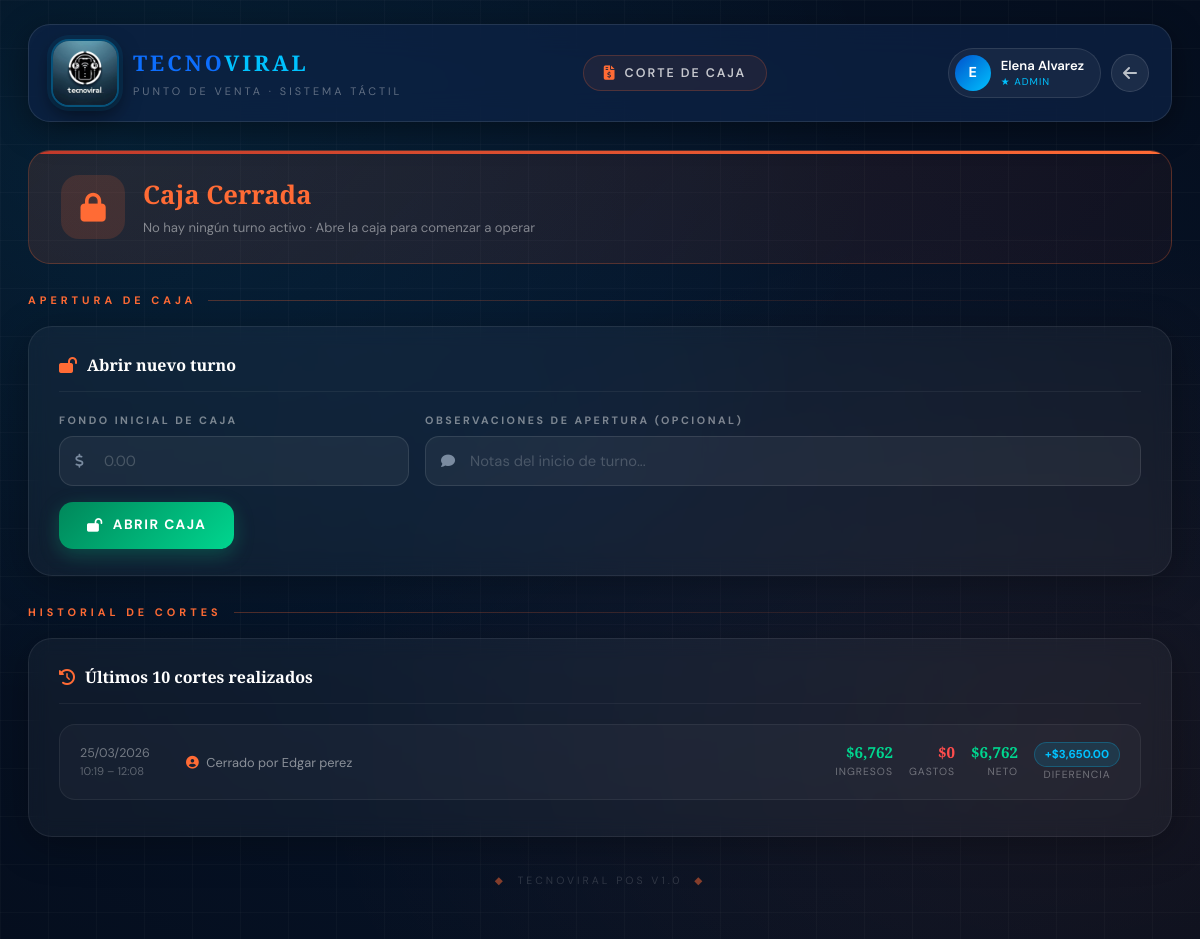
/electronica_bd/corte_caja.php (signed in), run on the app's committed database.
### tables this page shows
CREATE TABLE `cortes_caja` (
  `id` int(11) NOT NULL,
  `id_usuario` int(11) DEFAULT NULL,
  `fecha_apertura` datetime NOT NULL,
  `fecha_cierre` datetime DEFAULT NULL,
  `monto_inicial` decimal(10,2) NOT NULL,
  `monto_final` decimal(10,2) DEFAULT NULL,
  `total_ventas` decimal(10,2) DEFAULT 0.00,
  `total_gastos` decimal(10,2) DEFAULT 0.00,
  `diferencia` decimal(10,2) DEFAULT NULL,
  `observaciones` text DEFAULT NULL,
  `id_usuario_cierre` int(11) DEFAULT NULL,
  `efectivo_real` decimal(10,2) DEFAULT 0.00,
  `efectivo_esperado` decimal(10,2) DEFAULT 0.00,
  `observaciones_cierre` text DEFAULT NULL
);

CREATE TABLE `usuarios` (
  `id` int(11) NOT NULL,
  `nombre` varchar(50) NOT NULL,
  `apellido_paterno` varchar(50) NOT NULL,
  `apellido_materno` varchar(50) DEFAULT NULL,
  `direccion` text NOT NULL,
  `telefono` varchar(15) NOT NULL,
  `email` varchar(100) NOT NULL,
  `nombre_usuario` varchar(50) NOT NULL,
  `contrasena` varchar(255) NOT NULL,
  `rol` enum('vendedor','supervisor','administrador') DEFAULT 'vendedor',
  `fecha_registro` timestamp NOT NULL DEFAULT current_timestamp(),
  `activo` tinyint(1) DEFAULT 1
);

### electronica_bd/corte_caja.php (the view, shortened to what this page needs)
<?php
require_once 'conexion.php';
$user_nombre = $_SESSION['user_nombre'];
$user_rol    = $_SESSION['user_rol'];
$cols_result = mysqli_query($conn, "SHOW COLUMNS FROM cortes_caja");
$cols_exist  = [];
while ($col = mysqli_fetch_assoc($cols_result)) $cols_exist[] = $col['Field'];
$col_user_ap  = in_array('id_usuario_apertura', $cols_exist) ? 'id_usuario_apertura' : 'id_usuario';
$col_user_cl  = in_array('id_usuario_cierre',   $cols_exist) ? 'id_usuario_cierre'   : $col_user_ap;
$col_fondo    = in_array('fondo_inicial',        $cols_exist) ? 'fondo_inicial'        : 'monto_inicial';
$col_tv       = in_array('total_ventas',         $cols_exist) ? 'total_ventas'         : 'total_ingresos';
$col_ereal    = in_array('efectivo_real',        $cols_exist) ? 'efectivo_real'        : 'monto_real';
$col_eesper   = in_array('efectivo_esperado',    $cols_exist) ? 'efectivo_esperado'    : 'monto_esperado';
$col_fap      = in_array('fecha_apertura',       $cols_exist) ? 'fecha_apertura'       : 'fecha_inicio';
$col_fcl      = in_array('fecha_cierre',         $cols_exist) ? 'fecha_cierre'         : 'fecha_fin';
$q_caja = mysqli_query($conn, "SELECT * FROM cortes_caja WHERE $col_fcl IS NULL ORDER BY $col_fap DESC LIMIT 1");
$caja   = mysqli_fetch_assoc($q_caja);
$q_historial = mysqli_query($conn,
    "SELECT c.*,
            ua.nombre as nombre_apertura, ua.apellido_paterno as ap_apertura,
            uc.nombre as nombre_cierre,   uc.apellido_paterno as ap_cierre
     FROM cortes_caja c
     LEFT JOIN usuarios ua ON c.$col_user_ap = ua.id
     LEFT JOIN usuarios uc ON c.$col_user_cl = uc.id
     WHERE c.$col_fcl IS NOT NULL
     ORDER BY c.$col_fcl DESC
     LIMIT 10"
);
$historial = [];
while ($r = mysqli_fetch_assoc($q_historial)) {
    $r['fecha_apertura']     = $r[$col_fap]    ?? $r['fecha_apertura']    ?? null;
    $r['fecha_cierre']       = $r[$col_fcl]    ?? $r['fecha_cierre']      ?? null;
    $r['fondo_inicial']      = $r[$col_fondo]  ?? $r['fondo_inicial']     ?? 0;
    $r['total_ventas']       = $r[$col_tv]     ?? $r['total_ventas']      ?? 0;
    $r['total_gastos']       = $r['total_gastos'] ?? 0;
    $r['efectivo_real']      = $r[$col_ereal]  ?? $r['efectivo_real']     ?? 0;
    $r['efectivo_esperado']  = $r[$col_eesper] ?? $r['efectivo_esperado'] ?? 0;
    $r['diferencia']         = $r['diferencia'] ?? 0;
    $historial[] = $r;
}
?>
<!DOCTYPE html>
<html lang="es">
<head>
    <link href="https://cdn.jsdelivr.net/npm/bootstrap@5.3.2/dist/css/bootstrap.min.css" rel="stylesheet">
    <link href="https://cdnjs.cloudflare.com/ajax/libs/font-awesome/6.5.0/css/all.min.css" rel="stylesheet">
</head>
<body>
<div class="bg-canvas"></div>
<div class="bg-grid"></div>
<div class="page-wrap">
    <div class="topbar anim anim-1">
        <a href="menu_principal.php" class="brand-row" style="text-decoration:none;">
            <img src="imagenes/logoe.jpeg" alt="TecnoViral" class="logo-img"
                 onerror="this.src='https://placehold.co/68x68/0052cc/fff?text=TV'">
            <div>
                <div class="brand-name">TECNO<span>VIRAL</span></div>
                <div class="brand-sub">Punto de Venta · Sistema Táctil</div>
            </div>
        </a>
        <div class="page-pill">
            <i class="fas fa-file-invoice-dollar"></i>
            <span>Corte de Caja</span>
        </div>
        <div style="display:flex;align-items:center;gap:10px;">
            <div class="user-chip">
                <div class="user-avatar"><?php echo strtoupper(substr($user_nombre,0,1)); ?></div>
                <div>
                    <div class="u-name"><?php echo htmlspecialchars($user_nombre); ?></div>
                    <div class="u-role"><?php echo $user_rol == 'administrador' ? '★ Admin' : 'Vendedor'; ?></div>
                </div>
            </div>
            <a href="menu_principal.php" class="btn-back"><i class="fas fa-arrow-left"></i></a>
        </div>
    </div>
    <div class="estado-banner <?php echo $caja ? 'abierta' : 'cerrada'; ?> anim anim-1">
        <div style="display:flex;align-items:center;gap:18px;">
            <div class="estado-ico">
                <i class="fas fa-<?php echo $caja ? 'lock-open' : 'lock'; ?>"></i>
            </div>
            <div>
                <div class="estado-title"><?php echo $caja ? 'Caja Abierta' : 'Caja Cerrada'; ?></div>
                <div class="estado-sub">
                    <?php if ($caja): ?>
                        Turno iniciado el <?php echo date('d/m/Y \a \l\a\s H:i', strtotime($caja['fecha_apertura'])); ?>
                    <?php else: ?>
                        No hay ningún turno activo · Abre la caja para comenzar a operar
                    <?php endif; ?>
                </div>
            </div>
        </div>
    </div>
    <?php if (!$caja): ?>
    <div class="section-head anim anim-3" style="margin-top:28px;">
        <div class="s-label">Apertura de caja</div>
        <div class="s-line"></div>
    </div>
    <div class="glass-card anim anim-3">
        <div class="card-title"><i class="fas fa-lock-open"></i> Abrir nuevo turno</div>
        <form method="POST" action="">
            <div class="row g-3">
                <div class="col-md-4">
                    <label class="field-label">Fondo inicial de caja</label>
                    <div class="field-wrap">
                        <i class="fas fa-dollar-sign f-ico"></i>
                        <input type="number" name="fondo_inicial" step="0.01" min="0" required placeholder="0.00">
                    </div>
                </div>
                <div class="col-md-8">
                    <label class="field-label">Observaciones de apertura (opcional)</label>
                    <div class="field-wrap">
                        <i class="fas fa-comment f-ico"></i>
                        <input type="text" name="observaciones_apertura" placeholder="Notas del inicio de turno...">
                    </div>
                </div>
            </div>
            <div class="mt-3">
                <button type="submit" class="btn-tv btn-open">
                    <i class="fas fa-lock-open"></i> Abrir Caja
                </button>
            </div>
        </form>
    </div>
    <?php endif;  ?>
    <?php if (!empty($historial)): ?>
    <div class="section-head anim anim-4" style="margin-top:28px;">
        <div class="s-label">Historial de cortes</div>
        <div class="s-line"></div>
    </div>
    <div class="glass-card anim anim-4">
        <div class="card-title"><i class="fas fa-clock-rotate-left"></i> Últimos 10 cortes realizados</div>
        <?php foreach ($historial as $h):
            $dif_h = floatval($h['diferencia']);
            $neto_h = floatval($h['total_ventas']) - floatval($h['total_gastos']);
        ?>
        <div class="hist-item">
            <div>
                <div class="hist-fecha"><?php echo date('d/m/Y', strtotime($h['fecha_cierre'])); ?></div>
                <div style="font-size:.7rem;color:rgba(255,255,255,.3);"><?php echo date('H:i', strtotime($h['fecha_apertura'])); ?> – <?php echo date('H:i', strtotime($h['fecha_cierre'])); ?></div>
            </div>
            <div class="hist-rango">
                <div style="font-size:.8rem;color:rgba(255,255,255,.5);">
                    <i class="fas fa-user-circle me-1" style="color:var(--caja-color);"></i>
                    Cerrado por <?php echo htmlspecialchars($h['nombre_cierre'] . ' ' . $h['ap_cierre']); ?>
                </div>
            </div>
            <div class="hist-vals">
                <div class="hv-item">
                    <div class="hv-val" style="color:var(--success);">$<?php echo number_format($h['total_ventas'], 0); ?></div>
                    <div class="hv-lbl">Ingresos</div>
                </div>
                <div class="hv-item">
                    <div class="hv-val" style="color:var(--danger);">$<?php echo number_format($h['total_gastos'], 0); ?></div>
                    <div class="hv-lbl">Gastos</div>
                </div>
                <div class="hv-item">
                    <div class="hv-val" style="color:<?php echo $neto_h>=0?'var(--success)':'var(--danger)';?>;">$<?php echo number_format(abs($neto_h), 0); ?></div>
                    <div class="hv-lbl">Neto</div>
                </div>
                <div class="hv-item">
                    <span class="hist-dif <?php echo $dif_h == 0 ? 'dif-ok' : ($dif_h > 0 ? 'dif-ok' : 'dif-mal'); ?>"
                          style="<?php echo $dif_h==0?'background:rgba(0,214,143,.12);color:var(--success);border:1px solid rgba(0,214,143,.25);':($dif_h>0?'background:rgba(0,194,255,.12);color:var(--accent);border:1px solid rgba(0,194,255,.25);':'background:rgba(255,77,77,.12);color:var(--danger);border:1px solid rgba(255,77,77,.25);'); ?>">
                        <?php echo $dif_h > 0 ? '+' : ''; ?>$<?php echo number_format($dif_h, 2); ?>
                    </span>
                    <div class="hv-lbl" style="text-align:center;">Diferencia</div>
                </div>
            </div>
        </div>
        <?php endforeach; ?>
    </div>
    <?php endif; ?>
    <div class="page-footer">
        <span>◆</span> &nbsp;TecnoViral POS v1.0 &nbsp;<span>◆</span>
    </div>
</div>
</body>
</html>

### data on the page
cortes_caja: fecha_cierre "25/03/2026", fecha_apertura "10:19", fecha_cierre "12:08", usuarios.nombre+apellido_paterno "Edgar perez", total_ventas "6,762", total_gastos "0", abs($neto_h) "6,762", diferencia "3,650.00"

### other printed values
substr($user_nombre,0,1) "E"
$user_nombre "Elena Alvarez"
